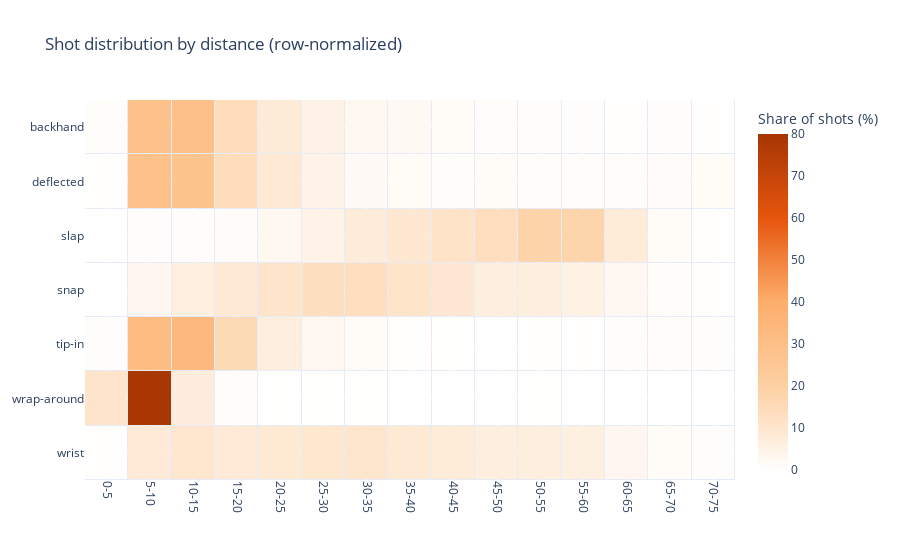

The cell this chart's notebook holds for it:
### Markdown cell above
### Third Figure_tests

### Code cell
matrix_to_plot = grouped.pivot(index="shot_type", columns="distance_bin", values="shots").fillna(0)

row_pct = matrix_to_plot.div(matrix_to_plot.sum(axis=1).replace(0, np.nan), axis=0) * 100

# build ordered x labels from numeric bins
bins = row_pct.columns.to_numpy()
bin_size = 5

max_bin_start = 70
keep = bins <= max_bin_start
bins = bins[keep]
row_pct = row_pct.loc[:, bins]

x_labels = [f"{int(b)}-{int(b + bin_size)}" for b in bins]

# heatmap
fig = go.Figure(go.Heatmap(
    x=x_labels,
    y=row_pct.index,
    z=row_pct.values,
    colorscale="Blues",
    zmin=0, zmax=100,
    colorbar=dict(title="Share of shots (%)"),
    xgap=1, ygap=1
))
fig.update_layout(
    title="Shot distribution by distance (row-normalized)",
    xaxis=dict(categoryorder='array', categoryarray=x_labels)
)

fig.update_traces(
    colorscale="Oranges",   # darker, colorblind-friendly
    zmin=0, zmax=80,        # limit range
    colorbar=dict(title="Share of shots (%)", tick0=0, dtick=10),
    selector=dict(type="heatmap")
)
fig.update_yaxes(autorange="reversed")
fig.update_xaxes(tickangle=90)

fig.update_traces(
    zmin=0, zmax=80, zauto=False,
    colorscale=[
        [0.00, "rgb(255,255,255)"],   # 0  -> near-white
        [0.125, "rgb(254,230,206)"],  # ~10 -> visible light orange
        [0.25, "rgb(253,208,162)"],
        [0.50, "rgb(253,174,107)"],
        [0.75, "rgb(230,85,13)"],
        [1.00, "rgb(166,54,3)"]
    ],
    colorbar=dict(title="Share of shots (%)", tick0=0, dtick=10),
    selector=dict(type="heatmap")
)


fig.show()

### Figure 1 — Plotly figure (JSON) as saved in the notebook; plotly's stock layout.template omitted (floating-point values rounded to 4 significant figures)
{"data": [{"colorbar": {"dtick": 10, "tick0": 0, "title": {"text": "Share of shots (%)"}}, "colorscale": [[0, "rgb(255,255,255)"], [0.125, "rgb(254,230,206)"], [0.25, "rgb(253,208,162)"], [0.5, "rgb(253,174,107)"], [0.75, "rgb(230,85,13)"], [1, "rgb(166,54,3)"]], "type": "heatmap", "x": ["0-5", "5-10", "10-15", "15-20", "20-25", "25-30", "30-35", "35-40", "40-45", "45-50", "50-55", "55-60", "60-65", "65-70", "70-75"], "xgap": 1, "y": ["backhand", "deflected", "slap", "snap", "tip-in", "wrap-around", "wrist"], "ygap": 1, "z": [[0.9512, 28.89, 29.16, 14.31, 8.197, 5.176, 2.937, 2.364, 1.329, 1.189, 0.8952, 0.6574, 0.4756, 0.6295, 0.4896], [0.4025, 29.1, 27.14, 14.26, 8.741, 4.6, 1.955, 1.61, 0.9776, 1.38, 1.035, 1.035, 1.15, 1.495, 1.61], [0.02613, 0.6707, 0.9146, 1.42, 2.927, 4.686, 7.639, 9.18, 11.29, 13.45, 18.31, 17.6, 7.795, 1.777, 0.4007], [0.08421, 3.335, 6.493, 8.749, 10.8, 12.87, 13.58, 11.04, 9.027, 6.88, 6.737, 5.339, 2.686, 1.053, 0.32], [0.7149, 31.67, 33.58, 15.37, 6.791, 3.028, 1.388, 0.5887, 0.1892, 0.2944, 0.4836, 0.5467, 0.799, 1.135, 0.8621], [10.95, 79.51, 7.216, 1.289, 0.1289, 0.1289, 0.1289, 0.0, 0.0, 0.2577, 0.1289, 0.2577, 0.0, 0.0, 0.0], [0.3359, 8.408, 9.883, 8.455, 8.966, 9.763, 9.981, 8.74, 8.045, 6.706, 6.744, 6.049, 3.303, 1.345, 0.6466]], "zauto": false, "zmax": 80, "zmin": 0}], "layout": {"title": {"text": "Shot distribution by distance (row-normalized)"}, "xaxis": {"categoryarray": ["0-5", "5-10", "10-15", "15-20", "20-25", "25-30", "30-35", "35-40", "40-45", "45-50", "50-55", "55-60", "60-65", "65-70", "70-75"], "categoryorder": "array", "tickangle": 90}, "yaxis": {"autorange": "reversed"}}}
